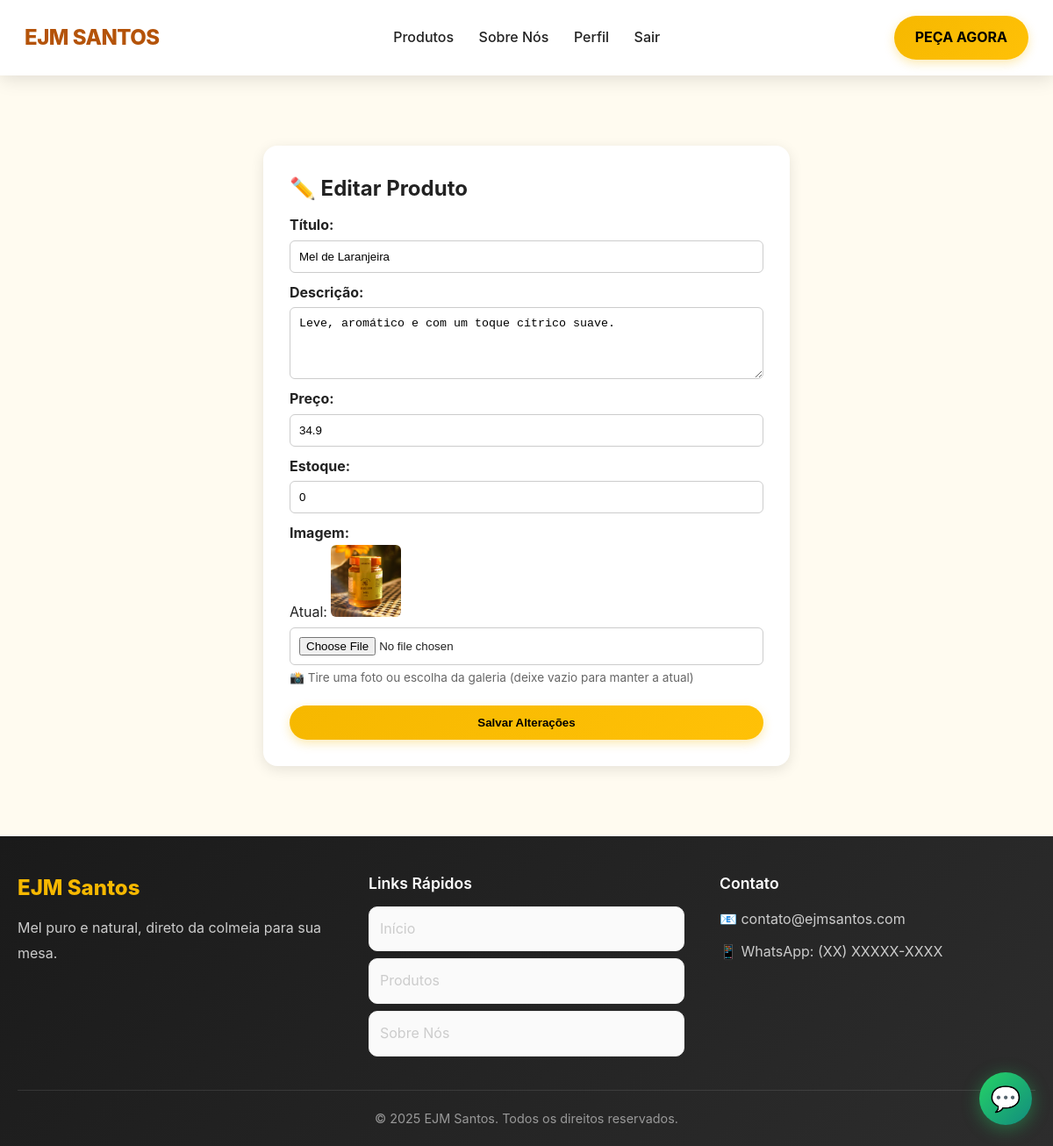
Page /admin/editar/3 (signed in) on the committed database.
### app/models/product.py (models this page shows, shortened)
    class Product(db.Model):
        __tablename__ = 'product'
        id = db.Column(db.Integer, primary_key=True)
        titulo = db.Column(db.String(120), nullable=False)
        descricao = db.Column(db.Text)
        preco = db.Column(db.Float, nullable=False)
        imagem = db.Column(db.String(256))
        estoque = db.Column(db.Integer, default=0, nullable=False)
        created_at = db.Column(db.DateTime, default=datetime.utcnow)
        order_items = db.relationship('OrderItem', backref='product', lazy=True)
        reviews = db.relationship('Review', backref='product', lazy=True)
        cart_items = db.relationship('CartItem', backref='product', lazy=True)

### app/routes/admin.py (the view, shortened to what this page needs)
@admin_bp.route("/editar/<int:pid>", methods=["GET", "POST"])
@admin_required
def admin_editar_produto(pid):
    from app.utils import Validator
    p = Product.query.get_or_404(pid)
    return render_template("admin_editar.html", produto=p)

### app/routes/admin.py (called while the page is built)
def admin_required(f):
    from functools import wraps
    @wraps(f)
    def decorated(*args, **kwargs):
        user_id = session.get("user_id")
        if not user_id:
            logger.warning(f"Tentativa de acesso admin sem login - IP: {request.remote_addr}")
            return redirect("/login")
        user = User.query.get(user_id)
        if not user or not user.is_admin:
            logger.warning(f"Tentativa de acesso admin negada - User ID: {user_id}")
            return render_template("erro.html", mensagem="Acesso negado: apenas administradores."), 403
        return f(*args, **kwargs)
    return decorated

### app/utils/security.py (called while the page is built, shortened)
def get_security_headers(app_config):
    is_production = app_config.get('ENV') == 'production'
    headers = {
        'X-Content-Type-Options': 'nosniff',
        'X-Frame-Options': 'SAMEORIGIN',
        'X-XSS-Protection': '1; mode=block',
        'Referrer-Policy': 'strict-origin-when-cross-origin',
        'Permissions-Policy': (
            'geolocation=(), '
            'microphone=(), '
            'camera=(), '
            'payment=(self), '
            'usb=(), '
            'magnetometer=(), '
            'gyroscope=(), '
            'accelerometer=()'
        ),
    }
    if is_production:
        headers['Strict-Transport-Security'] = (
            'max-age=31536000; '  # 1 ano
            'includeSubDomains; '
            'preload'
        )
    csp = get_content_security_policy(app_config)
    headers['Content-Security-Policy'] = csp
    return headers

def apply_security_headers(response, app_config):
    headers = get_security_headers(app_config)
    for header, value in headers.items():
        response.headers[header] = value
    return response

### app_new.py (called while the page is built)
@app.after_request
def security_headers(response):
    return apply_security_headers(response, app.config)

### templates/admin_editar.html (shortened to what this page needs)
{% extends "base.html" %}
{% block content %}
<section class="admin-form">
  <div class="admin-form-box">
    <h2>✏️ Editar Produto</h2>
    <form method="POST" enctype="multipart/form-data">
      <label>Título:</label>
      <input type="text" name="titulo" value="{{ produto.titulo }}" required>
      <label>Descrição:</label>
      <textarea name="descricao" rows="4">{{ produto.descricao }}</textarea>
      <label>Preço:</label>
      <input type="number" name="preco" step="0.01" value="{{ produto.preco }}" required>
      <label>Estoque:</label>
      <input type="number" name="estoque" min="0" value="{{ produto.estoque }}" required>
      <label>Imagem:</label>
      {% if produto.imagem %}
        <p>Atual: <img src="/static/{{ produto.imagem }}" alt="{{ produto.titulo }}" width="80" style="border-radius: 6px; object-fit: cover;"></p>
      {% endif %}
      <input type="file" name="imagem" accept="image/*" capture="environment" id="input-imagem">
      <small style="color: #666; font-size: 0.85rem; margin-top: 4px; display: block;">
        📸 Tire uma foto ou escolha da galeria (deixe vazio para manter a atual)
      </small>
      <button type="submit" class="botao-topo">Salvar Alterações</button>
    </form>
  </div>
</section>
{% endblock %}

### static/css/style.css (style rules this page uses)
* { box-sizing: border-box; margin: 0; padding: 0; }
html { scroll-behavior: smooth; }
:root { --cor-primaria: #D97706; --cor-secundaria: #F6B800; --cor-mel: #B45309; --cor-mel-escuro: #92400E; --cor-texto: #222; --cor-texto-claro: #666; --cor-fundo: #FFFBF0; --cor-card: #fff; --sombra-leve: 0 2px 8px rgba(0, 0, 0, 0.06); --sombra-media: 0 4px 16px rgba(0, 0, 0, 0.1); --sombra-forte: 0 8px 24px rgba(0, 0, 0, 0.15); --border-radius: 12px; --transicao: all 0.3s cubic-bezier(0.4, 0, 0.2, 1); }
body { font-family: 'Inter', -apple-system, BlinkMacSystemFont, 'Segoe UI', 'Roboto', sans-serif; background: var(--cor-fundo); color: var(--cor-texto); line-height: 1.6; min-height: 100vh; display: flex; flex-direction: column; -webkit-font-smoothing: antialiased; -moz-osx-font-smoothing: grayscale; }
.botao-topo { background: linear-gradient(135deg, var(--cor-secundaria), #FFC107); color: #000; padding: 12px 24px; border-radius: 25px; font-weight: 700; box-shadow: 0 4px 12px rgba(246, 184, 0, 0.3); transition: var(--transicao); border: none; cursor: pointer; }
section { padding: 40px 0; }

### templates/admin_editar.html (style rules this page uses)
.admin-form-box { background: #fff; padding: 30px; border-radius: 16px; max-width: 600px; margin: 40px auto; box-shadow: 0 4px 15px rgba(0,0,0,0.1); }
form { display: flex; flex-direction: column; }
label { margin-top: 10px; font-weight: bold; }
input, textarea { padding: 10px; border-radius: 6px; border: 1px solid #ccc; margin-top: 4px; }
button { margin-top: 20px; }

### rows in the picture
Product: titulo "Mel de Laranjeira", descricao "Leve, aromático e com um toque cítrico suave.", preco "34.9", estoque "0", imagem (picture)
